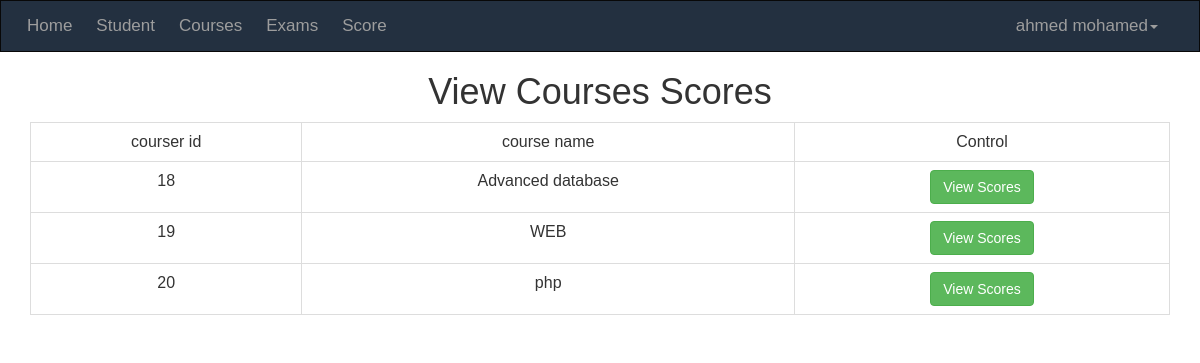
The page /admin/scores.php (signed in) on the database its author committed.
### tables this page shows
CREATE TABLE `courses` (
  `id` int(11) NOT NULL,
  `D_id` int(11) NOT NULL,
  `s_id` int(11) NOT NULL,
  `course_name` varchar(255) NOT NULL,
  `status` int(11) NOT NULL DEFAULT 0
);

### admin/scores.php (the view, shortened to what this page needs)
<?php
if(isset($_SESSION['admin_username'])){
	include "in.php";
	$do="";
	if(isset($_GET['do'])){
			$do=$_GET['do'];
	}else{
			$do='Manage';
	}
	if($do=="Manage"){
		$stmt=mysqli_query($conn,"call selectallcourses();");
		$rowcount=mysqli_num_rows($stmt);
		$courses = mysqli_fetch_all($stmt);
		if (!empty($courses)) {
?>
			<h1 class="text-center">View Courses Scores</h1>
			<div class="container">
				<div class="table-responsive">
					<table class="main-table text-center table table-bordered manage-avatar">
						<tr>
							<td>courser id</td>
                            <td>course name</td>
                            <td>Control</td>
						</tr>
<?php
							for($i=0;$i<$rowcount;$i++){
								echo "<tr>";
								echo "<td>".$courses[$i][0]."</td>";
								echo "<td>".$courses[$i][3]."</td>";
                                    echo "<td>
										<a href='scores.php?do=scores&course_id=".$courses[$i][0]."' class='btn btn-success'>View Scores</a>";
									echo " </td>";
								echo "</tr>";
							}
?>
					</table>
				</div>
			</div>
<?php
		}else{
			Echo "<div class='container'>";
				Echo '<div class="nice-message">There\'s No courses To Show</div>';
			Echo"</div>";
		}
}
	include $tpl."footer.php";
	}else{
		header("location:index.php");
		exit();
	}
?>

### admin/layout/css/css.css (style rules this page uses)
body { font-family: Arial, Helvetica, sans-serif; font-size: 17px; line-height: 1.6em; }
* { box-sizing: border-box; -moz-box-sizing: border-box; -o-box-sizing: border-box; -webkit-box-sizing: border-box; }
a { text-decoration: none; }

### rows shown on the page
courses: id "18", course_name "Advanced database"
courses: id "19", course_name "WEB"
courses: id "20", course_name "php"

### other values the page prints
$_SESSION['admin_username'] "ahmed mohamed"
